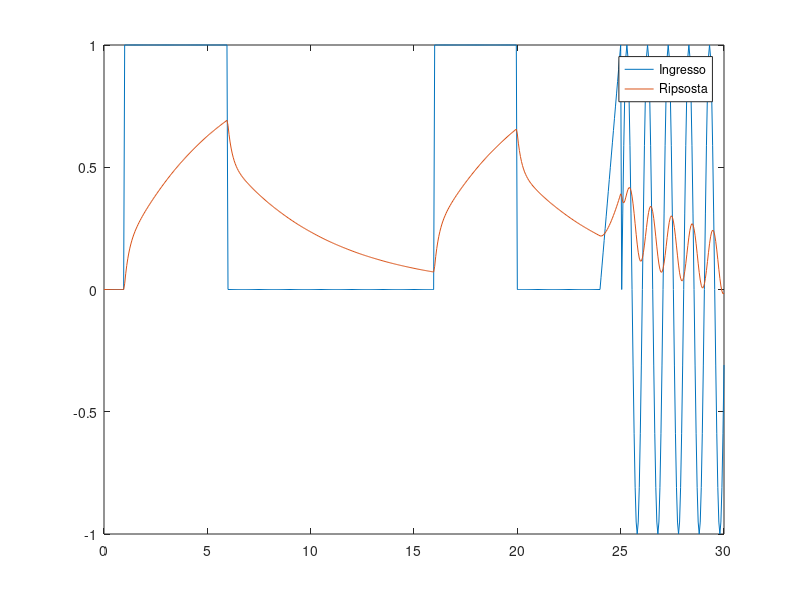

The MATLAB source for this figure: (Note: this script raises an error after producing the figure.)
%% SISTEMA DINAMICO - RETE RICORRENTE 

% Usiamo una rete ricorrente di tipo layer recurrent net per apprendere il
% comportamento di un sistema dinamico costruendo un training set di
% comportamenti ingresso-uscita di un modello rappresentato da una funzione
% di trasferimento, ad esempio:
%             (1+s)             zero in 1    [rad/s] [1 1]  [1 E 1 CHE MOLTIPLICA S]
% G(s) = --------------- -->    polo in 0.2  [rad/s]
%        (5s+1)(0.2s+1)         polo in 5    [rad/s]

% ---------------------------------------------------------------------- %

%function net = dynsys(nn, net)
clc
clear
close all
% prende in ingresso un certo numero dineurone ed eventualmente la rete
% stessa nel caso si voglia simulare o 'riapprendere'/ proseguire
% l'apprendiemento della rete

%if nargin<1
    nn = 10; % default neuron hidden layer
%end 

% ------------------------------------------------------------------- %
% costruzione della funzione di trasferimento
num = [1 1];                % zero (termine di grado 0 e termine di grado 1)
den = conv([5 1],[0.2 1]);  % 'prodotto' dei poli 
sys = tf(num,den);          % tf: transfr function
%bode(sys)

%%
% ------------------------------------------------------------------- %
% costruzione del training set
Tc = 0.05;                       % discretizzazione
t = 0:Tc:30;                     % vettore dei tempi (sono 601=(30/0.05)+1 sec)

% Abbiamovisto che l'ingresso che abbiamo messo (u) non va bene: 
% Nonostante il training set sia perfettamente simulato, l’ingresso di test (generalizzazione) mai visto nella fase di training non viene riprodotto adeguatamente, allora modifichiamo u
% u = [zeros(1,20) ones(1,581)];  % ingresso
u0 = [zeros(1,20) ones(1,100) zeros(1,200) ones(1,80) zeros(1,80) 0:Tc:1];   
u1 = [sin(2*pi*t(1:100))];
u = [u0 u1];                      % ingresso

y = lsim(sys,u,t);                % risposta del sistema

fh = figure('Name','Training set');
plot(t,u,t,y)
legend('Ingresso','Ripsosta')
% ciò non è sufficiente a far apprendere correttamente la rete

% ------------------------------------------------------------------- %
% Trasformiamo il training set in sequenze: ogni elemento diventa una
% cell - passo dalla rappresentazione a 'vettore' che viene considerato
% 'concorrente' quindi viene rappresentato tutto in una sola volta, ad una
% sequenza in cui ogni elemento è un ingresso a sè stante
us = con2seq(u);  
ys = con2seq(y');  % target della rete


% ------------------------------------------------------------------- %
% Istanziamo la rete (che viene inizializzata vuota):
% net = layrecnet(layerDelays,hiddenSizes,Fcn);
% 'layerDelays': vettore di ritardi, ho l'uscita dello strato nescosto 
%               retroazionata sull'ingresso con dei ritardi lungo l'anello 
%               di retroazione
% 'hiddenSizes': è il nostro 'nn'

net = layrecnet([1:2],nn);
% view(net)
%%
% ------------------------------------------------------------------- %
% Preparazione di ingressi che devono essere sfalsati per gestire
% i ritardi e target - nel nostro caso non ho ritardi sull'ingresso ma ho 2 ritardi sull'ingresso dello strato nascosto - Ai contiene il vettore che
% mi consente di inizializzare gli stati degli hidden layers per l'inizio
% della simulazione della rete
% [] = preparets(net,Xnf,Tnf) con Xnf=us e Tnf=ys
[Xs,Xi,Ai,Ys] = preparets(net,us,ys);

% Ai sono gli stati
% Xs — Shifted inputs
% 
% Xi — Initial input delay states
% 
% Ai — Initial layer delay states
% 
% Ys — Shifted targets

% Di default il numero delle epoche è 1000, se non è troppo lento posso
% asciare a 1000 altrimenti riduco
% net.trainParam.epochs = 500;    % numero epoche

% ------------------------------------------------------------------- %
% training
net = train(net,Xs,Ys,Xi,Ai);
yns = net(us);
yn = seq2con(yns);      % la ritrasformo da sequenza a vettore


% ------------------------------------------------------------------- %
% grafico 
figure(fh)
hold on
plot(t,yn{1},'m--')
legend('input','sys out', 'net out')


% ----------------------------------------------------------------------- %
% verifica generalizzazione - test set
% Magari la rete si comporta bene come risposta al gradino, ma noi vogliamo verificare il comportamento anche a fronte di un altro ingresso -

% ut = [zeros(1,20) 2*sin(2*pi*4*t(1:301)) zeros(1,280)];
% abbasso la frequenza da 4Hz a 0.2Hz per vedere meglio il comportamento
ut = [zeros(1,20) 2*sin(2*pi*0.2*t(1:301)) zeros(1,280)]; 

yt1 = lsim(sys,ut,t);
uts = con2seq(ut);

% simuliamo
nsout = net(uts);
testout = seq2con(nsout); % torniamo a vettore

figure('Name','Generalizzazione')
plot(t,ut,t,yt1,t,testout{1})
legend('input','sys out', 'net out')

%end 
